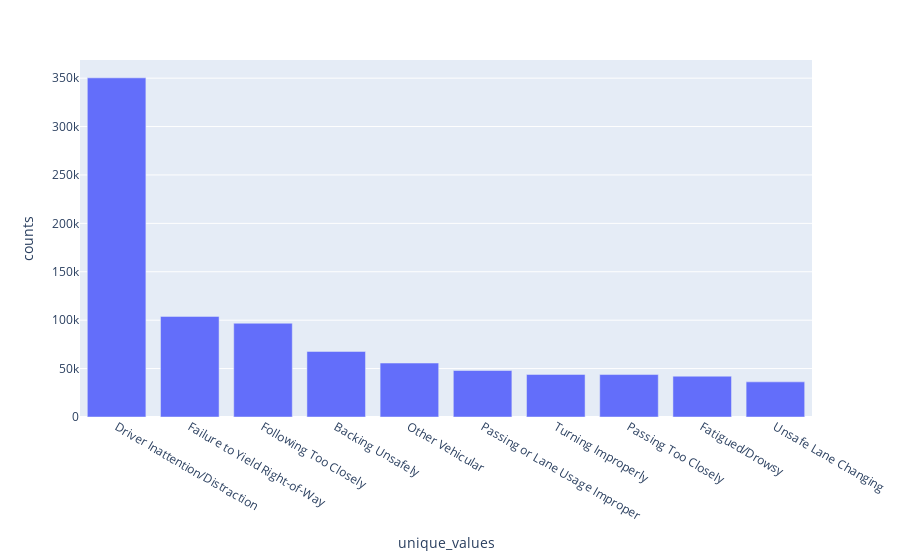

Notebook code for this chart:
### Code cell
fig = px.bar(top_10_crashes_causes, x="unique_values", y="counts")
fig

### Figure 1 — Plotly figure (JSON) as saved in the notebook; plotly's stock layout.template omitted (floating-point values rounded to 4 significant figures)
{"data": [{"alignmentgroup": "True", "hovertemplate": "unique_values=%{x}<br>counts=%{y}<extra></extra>", "legendgroup": "", "marker": {"color": "#636efa", "pattern": {"shape": ""}}, "name": "", "offsetgroup": "", "orientation": "v", "showlegend": false, "textposition": "auto", "type": "bar", "x": ["Driver Inattention/Distraction", "Failure to Yield Right-of-Way", "Following Too Closely", "Backing Unsafely", "Other Vehicular", "Passing or Lane Usage Improper", "Turning Improperly", "Passing Too Closely", "Fatigued/Drowsy", "Unsafe Lane Changing"], "xaxis": "x", "y": [350307, 103905, 96842, 67715, 55740, 48034, 43959, 43853, 42153, 36283], "yaxis": "y"}], "layout": {"barmode": "relative", "legend": {"tracegroupgap": 0}, "margin": {"t": 60}, "xaxis": {"anchor": "y", "domain": [0, 1], "title": {"text": "unique_values"}}, "yaxis": {"anchor": "x", "domain": [0, 1], "title": {"text": "counts"}}}}
